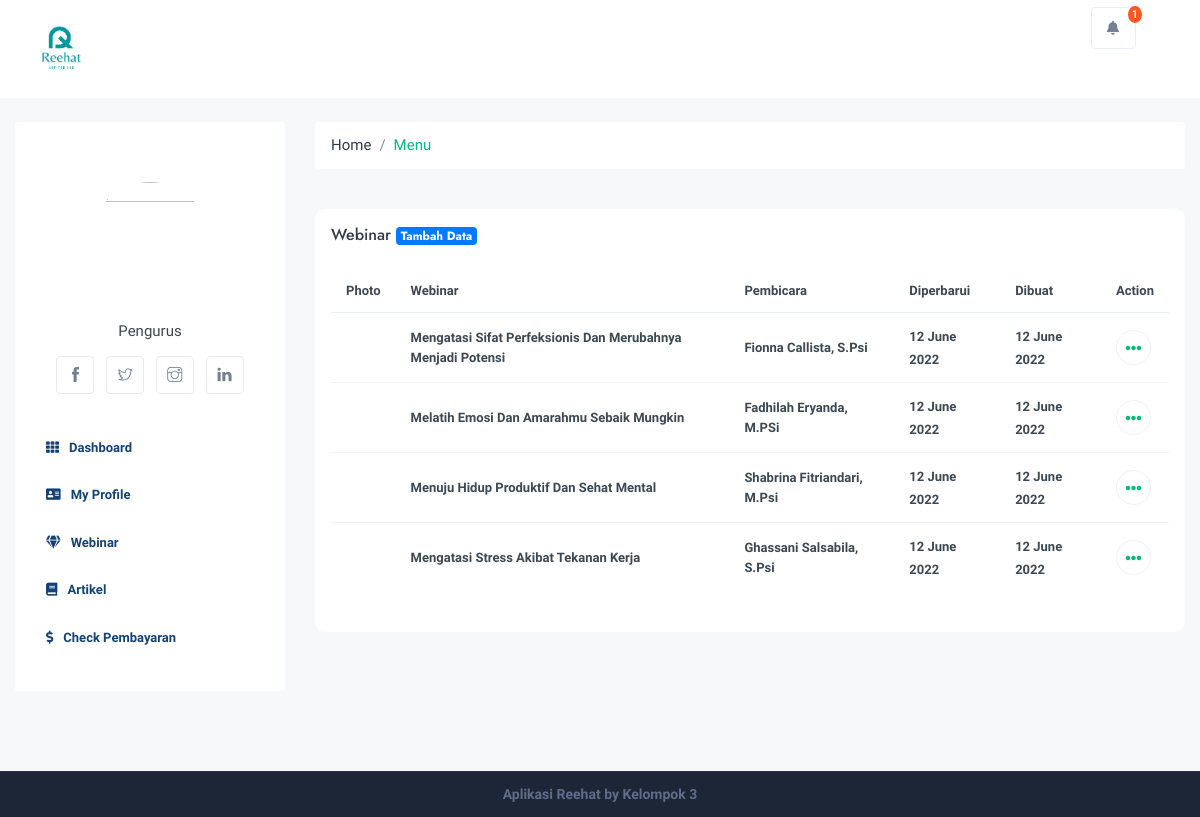
The page /index.php/admin/webinar on the database as committed earlier.
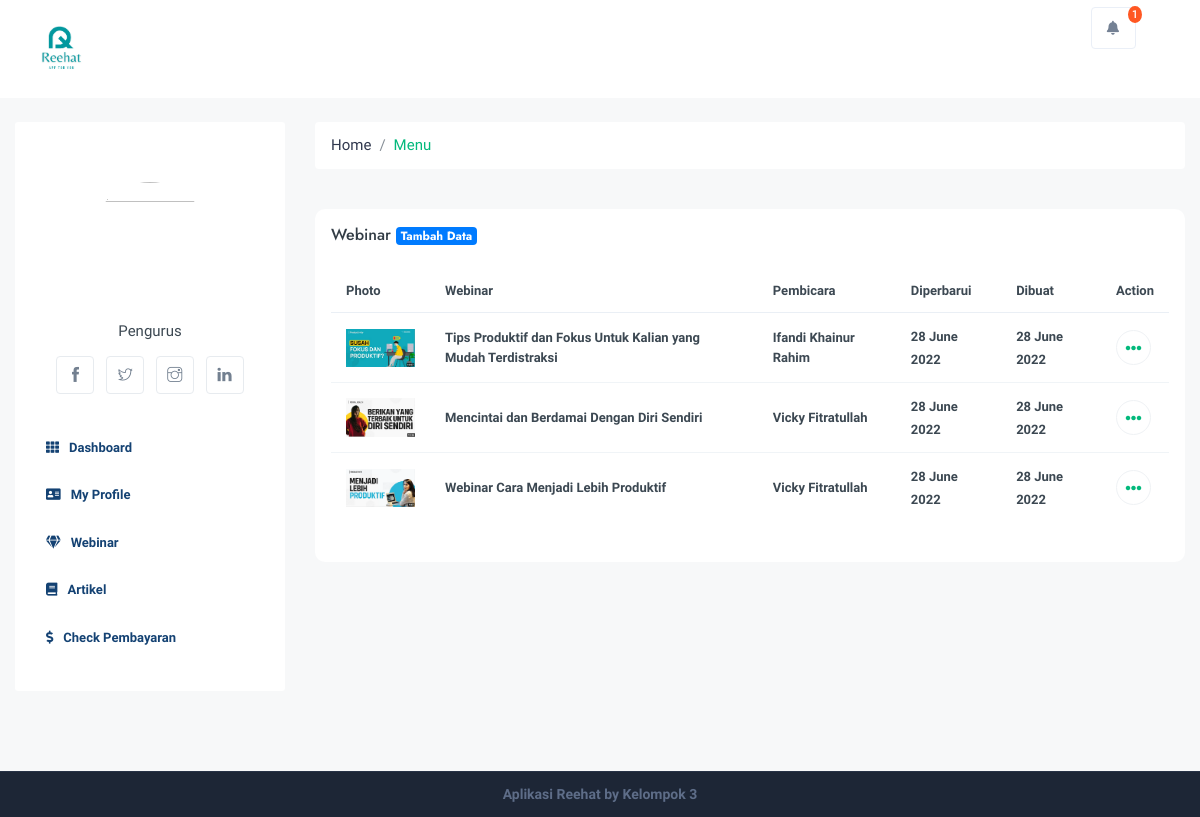
The same page on the database as committed later.
### tables this page shows
CREATE TABLE `webinars` (
  `id` int(11) NOT NULL,
  `title` varchar(128) NOT NULL,
  `thumbnail` varchar(128) NOT NULL,
  `description` text NOT NULL,
  `mentor` varchar(128) NOT NULL,
  `cost` int(11) NOT NULL,
  `video_url` varchar(128) NOT NULL,
  `url` varchar(128) NOT NULL,
  `updated_at` varchar(25) NOT NULL,
  `created_at` varchar(25) NOT NULL
);

### application/controllers/Admin.php (called while the page is built, shortened)
<?php
class Admin extends CI_Controller {
	public function __construct()
	{
		$this->load->model('Admin_model');
	}
	public function webinar()
	{
		$data = [
			'title' => 'List Webinar Admin',
			'user' => $this->db->get_where('users', ['email' => $this->session->userdata('email')])->row_array(),
			'webinars' => $this->db->order_by('id','DESC')->get('webinars')
		];
		$this->load->view('template/admin/header', $data);
		$this->load->view('pages/admin/webinar/list', $data);
		$this->load->view('template/admin/footer');
	}
}

### index.php (called while the page is built, shortened)
<?php
require_once BASEPATH.'core/CodeIgniter.php';

### application/views/pages/admin/webinar/list.php (the view, shortened to what this page needs)
<div class="row">
    <div class="col-xl-12 col-lg-12 col-md-12">
        <div class="dashboard_wrap">
            <div class="row">
                <div class="col-xl-12 col-lg-12 col-md-12 mb-4">
                    <h6 class="m-0">Webinar <a href="<?= base_url('admin/webinar/create'); ?>" class="badge badge-primary">Tambah Data</a></h6>
                </div>
            </div>
            <div class="row">
                <div class="col-xl-12 col-lg-12 col-md-12 mb-2">
                    <div class="table-responsive">
                        <table class="table dash_list">
                            <thead>
                                <tr>
                                    <th scope="col">Photo</th>
                                    <th scope="col">Webinar</th>
                                    <th scope="col">Pembicara</th>
                                    <th scope="col">Diperbarui</th>
                                    <th scope="col">Dibuat</th>
                                    <th scope="col">Action</th>
                                </tr>
                            </thead>
                            <tbody>
                                <?php foreach($webinars->result() as $webinar): ?>
                                <tr>
                                    <td><a href="<?= base_url('assets/img/webinar'); ?>/<?= $webinar->thumbnail ?>" data-fancybox><img src="<?= base_url('assets/img/webinar'); ?>/<?= $webinar->thumbnail ?>" class="img-fluid" width="80" alt="" /></a></td>
                                    <td><div class="smalls lg"><?= $webinar->title ?></div></td>
                                    <td><div class="smalls lg"><?= $webinar->mentor ?></div></td>
                                    <td><span class="smalls lg"><?= $webinar->updated_at ?></span></td>
                                    <td><span class="smalls lg"><?= $webinar->created_at ?></span></td>
                                    <td>
                                        <div class="dropdown show">
                                            <a class="btn btn-action" href="#" data-toggle="dropdown" aria-haspopup="true" aria-expanded="false">
                                                <i class="fas fa-ellipsis-h"></i>
                                            </a>
                                        </div>
                                    </td>
                                </tr>
                                <?php endforeach ?>
                            </tbody>
                        </table>
                    </div>
                </div>
            </div>
        </div>
    </div>
</div>

Rows that differ between the two databases and show on the page:
removed webinars: title "Mengatasi Sifat Perfeksionis Dan Merubahnya Menjadi Potensi", mentor "Fionna Callista, S.Psi", updated_at "12 June 2022", created_at "12 June 2022"
changed webinars: thumbnail: picture added; title "Melatih Emosi Dan Amarahmu Sebaik Mungkin" → "Tips Produktif dan Fokus Untuk Kalian yang Mudah Terdistraksi"; mentor "Fadhilah Eryanda, M.PSi" → "Ifandi Khainur Rahim"; updated_at "12 June 2022" → "28 June 2022"; created_at "12 June 2022" → "28 June 2022"
changed webinars: thumbnail: picture added; title "Menuju Hidup Produktif Dan Sehat Mental" → "Mencintai dan Berdamai Dengan Diri Sendiri"; mentor "Shabrina Fitriandari, M.Psi" → "Vicky Fitratullah"; updated_at "12 June 2022" → "28 June 2022"; created_at "12 June 2022" → "28 June 2022"
changed webinars: thumbnail: picture added; title "Mengatasi Stress Akibat Tekanan Kerja" → "Webinar Cara Menjadi Lebih Produktif"; mentor "Ghassani Salsabila, S.Psi" → "Vicky Fitratullah"; updated_at "12 June 2022" → "28 June 2022"; created_at "12 June 2022" → "28 June 2022"
